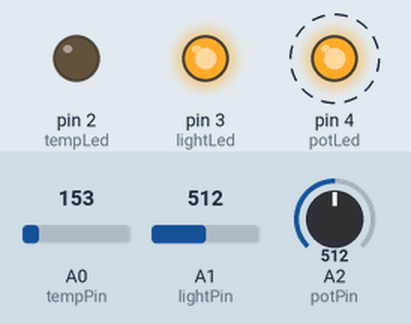
The sketch below on a simulated Arduino Uno, built with avr-gcc and run on an emulated ATmega328P. On the bench: output pins drawn as LEDs (lit = HIGH). Dashed ring = blinking. The test bench sets the inputs (shaded band); at power-on: A0 (tempPin) = 153, A1 (lightPin) = 512, A2 (potPin) = 512.

Above: at 1.2 s.
1.3 s: A0 (tempPin) set to 167
At 4.1 s:
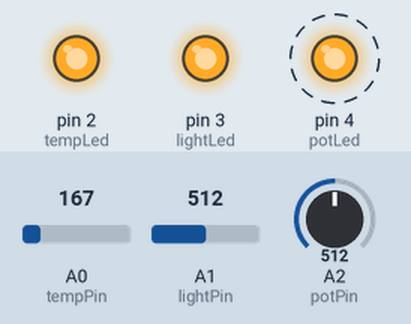
4.3 s: A1 (lightPin) set to 306
At 6.1 s:
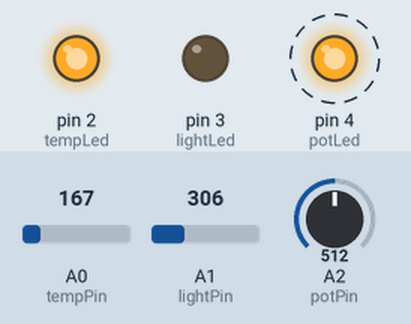
7.3 s: A0 (tempPin) set to 133
At 8.5 s:
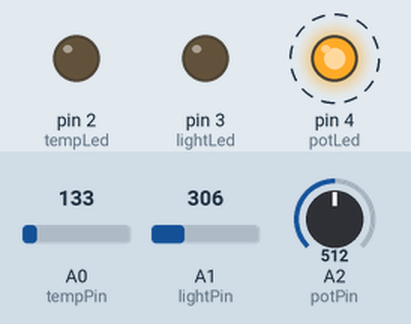
10.3 s: A1 (lightPin) set to 322
At 10.8 s:
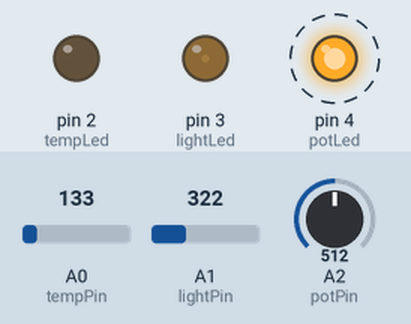
13.3 s: A1 (lightPin) set to 511
At 15.1 s:
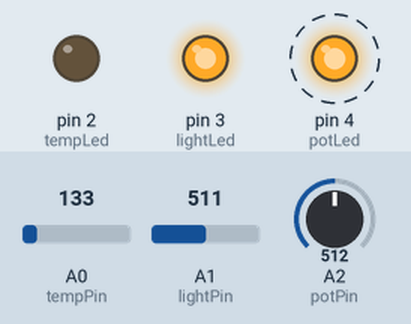
16.3 s: A0 (tempPin) set to 165
At 16.9 s:
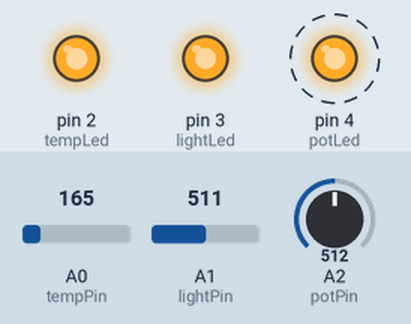
Timing chart, 0 to 20.3 s (numbered marks = the images above; inputs shaded):
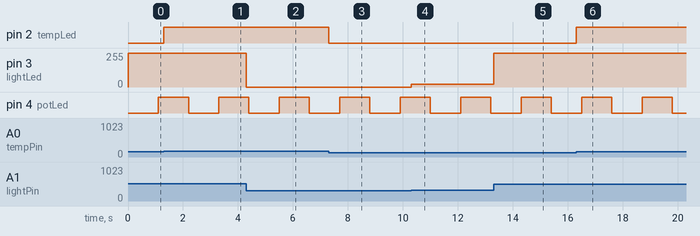

Measured:
- the behaviour switches between 155 and 156 on A0 (tempPin) (found by bisection; images 0 and 1)
- after the input at 1.3 s, pin 2 (tempLed): LOW → HIGH at once
- after the input at 4.3 s, pin 3 (lightLed): 255/255 → 0/255 at once
- after the input at 7.3 s, pin 2 (tempLed): HIGH → LOW at once
- after the input at 10.3 s, pin 3 (lightLed): 0/255 → 19/255 at once
- after the input at 13.3 s, pin 3 (lightLed): 19/255 → 253/255 at once
- after the input at 16.3 s, pin 2 (tempLed): LOW → HIGH at once
- by itself, pin 4 (potLed): alternates HIGH for 1.1 s and LOW for 1.1 s

The sketch:

lab2.ino
```cpp
#define TEMP_MAX 25
#define BLINK_MIN 200
#define BLINK_MAX 2000

const int tempPin = A0;
const int tempLed = 2;

const int lightPin = A1;
const int lightLed = 3;

const int potPin = A2;
const int potLed = 4;
int potLedState = LOW;

// will store last time LED was updated
unsigned long previousMillis = 0;

unsigned int minLight = 1023;
unsigned int maxLight = 0;

void setup() {
  pinMode(tempLed, OUTPUT);
  digitalWrite(tempLed, LOW);
  pinMode(lightLed, OUTPUT);
  digitalWrite(lightLed, LOW);
  pinMode(potLed, OUTPUT);
  digitalWrite(potLed, LOW);
}


void loop() {
  doExecuteTemperature();

  doExecuteLight();

  doExecutePotentiometer();
}


void doExecuteTemperature() {
  //getting the voltage reading from the temperature sensor
  int reading = analogRead(tempPin);

  // small calculations
  float tempVoltage = ((reading / 1024.0) * 5.0) - 0.5;

  // final calculation
  int temperature = tempVoltage * 100;

  if (temperature > TEMP_MAX)
    digitalWrite(tempLed, HIGH);
  else
    digitalWrite(tempLed, LOW);
}


void doExecuteLight() {
  // get current value
  int lightVal = analogRead(lightPin);

  if(lightVal < minLight)
    minLight = lightVal;
  if(lightVal > maxLight)
    maxLight = lightVal;

  // map value
  lightVal = map(lightVal, minLight, maxLight, 0, 255);

  analogWrite(lightLed, lightVal);
}


void doExecutePotentiometer() {
  // get current value and map
  int potVal = analogRead(potPin);

  // map value
  potVal = getAnalogMap(potVal, BLINK_MIN, BLINK_MAX);

  // get current time
  unsigned long currentMillis = millis();

  if (currentMillis - previousMillis >= potVal) {
    // save the last time you blinked the LED
    previousMillis = currentMillis;

    // if the LED is off turn it on and vice-versa
    if (potLedState == LOW) {
      potLedState = HIGH;
    } else {
      potLedState = LOW;
    }

    // set the LED with the ledState of the variable
    digitalWrite(potLed, potLedState);
  }
}


int getSimpleAnalogMap(int value, int maxValue) {
  double tempRes = maxValue / 1023.0; // keep it double
  return (tempRes * value);
}


int getAnalogMap(int value, int minValue, int maxValue) {
  double tempRes = ((maxValue - minValue) / 1023.0); // keep it double
  return ((tempRes * value) + minValue);
}
```
